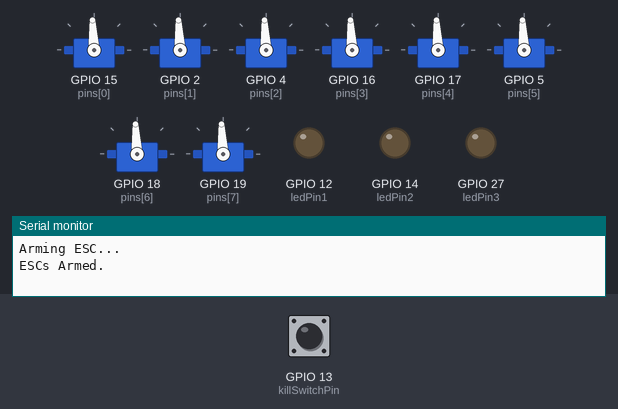
The sketch below on a simulated ESP32. Shown: 8 × servo, output pins drawn as LEDs (lit = HIGH), the last lines printed to the serial monitor. Inputs (shaded band) come from the test bench; at power-on: GPIO 13 (killSwitchPin) LOW.

Above: at 4.7 s.
4.8 s: GPIO 13 (killSwitchPin) pulled HIGH for 3.2 s
At 8.7 s:
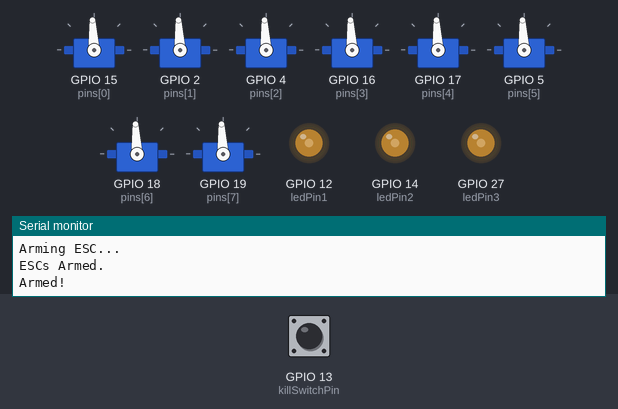
9.5 s: GPIO 13 (killSwitchPin) pulled HIGH for 0.15 s
At 10.6 s:
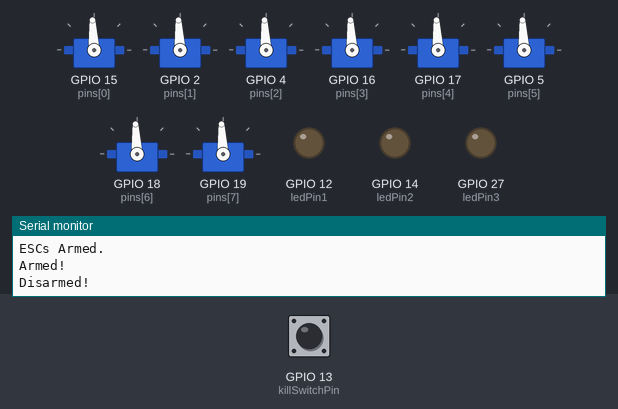
Timing chart, 0 to 12.5 s (numbered marks = the images above; inputs shaded):
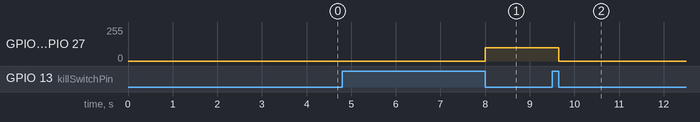

The sketch:

motor_control.ino
```cpp
#include <ESP32Servo.h>
// Define throttle signal values
const int minThrottle = 1100; // Minimum throttle in microseconds (1ms)
const int maxThrottle = 1900; // Maximum throttle in microseconds (2ms)
bool armed = false;

// PWM configuration
int pins[] = {15, 2, 4, 16, 17, 5, 18, 19};
int killSwitchPin = 13;
int ledPin1 = 12;
int ledPin2 = 14;
int ledPin3 = 27;
int max_throttle = 45;

bool lastPressed = false;
long pressTime = 0;

Servo motors[8];

void killSwitch() {
  if (digitalRead(killSwitchPin) == HIGH) {
    if (lastPressed == false ) {
      pressTime = millis();
    }
    lastPressed = true;
  }
  else {
    if (lastPressed == true) {
      if (millis() - pressTime > 3000 && millis() - pressTime < 7000) {
        armed = true;
        Serial.println("Armed!");
      }
      else if (millis() - pressTime > 5 && millis() - pressTime < 300) {
        armed = false;
        Serial.println("Disarmed!");
        for (int i = 0; i < 8; i++)
          motors[i].writeMicroseconds(throttle2pwm(0));
      }
    }
    lastPressed = false;
  }
}

float throttle2pwm(float throttle) {
  return map(throttle, -100, 100, minThrottle, maxThrottle);
}
void escArm() {
  delay(500);
  for (int i = 0; i < 8; i++) {
    motors[i].writeMicroseconds(1500);
  }
  delay(3000);
  for (int i = 0; i < 8; i++) {
    motors[i].writeMicroseconds(1500);
  }
}
void setup() {
  // Initialize PWM for the ESC
  for (int i = 0; i < 8; i++) {
    motors[i] = Servo();
    motors[i].attach(pins[i]);
  }

  Serial.begin(115200);
  Serial.println("Arming ESC...");
  pinMode(killSwitchPin, INPUT_PULLDOWN);
  pinMode(ledPin1, OUTPUT);
  pinMode(ledPin2, OUTPUT);
  pinMode(ledPin3, OUTPUT);
  escArm();
  Serial.println("ESCs Armed.");
  while(Serial.available() > 0){
    Serial.read();
  }

}
const byte numChars = 32;
char receivedChars[numChars];   // an array to store the received data

boolean newData = false;
void recvWithEndMarker() {
    static byte ndx = 0;
    char endMarker = '\n';
    char rc;

    if (Serial.available() > 0) {
        rc = Serial.read();

        if (rc != endMarker) {
            receivedChars[ndx] = rc;
            ndx++;
            if (ndx >= numChars) {
                ndx = numChars - 1;
            }
        }
        else {
            receivedChars[ndx] = '\0'; // terminate the string
            ndx = 0;
            newData = true;
        }
    }
}

float throttle[8];
int currMotor = 0;
void parseNewData(){
    char * strtokIndx; // this is used by strtok() as an index

    strtokIndx = strtok(receivedChars,"<");      // get the first part - the string
    currMotor=atoi(strtokIndx);

    strtokIndx = strtok(NULL, "<");
    throttle[currMotor] = atof(strtokIndx);     // convert this part to a float
    newData = false;
}
void loop() {
  // Check for serial input
  killSwitch();
  if (armed) {
    analogWrite(ledPin1, 100);
    analogWrite(ledPin2, 100);
    analogWrite(ledPin3, 100);
  }
  else {
    analogWrite(ledPin1, 0);
    analogWrite(ledPin2, 0);
    analogWrite(ledPin3, 0);
  }
  recvWithEndMarker();
  if(newData)parseNewData();
  if (armed) {
    for (int i = 0; i < 8; i++) {
      motors[i].writeMicroseconds(throttle2pwm(throttle[i]));
      /*
        Serial.print("sending ");
        Serial.print(throttle2pwm(throttle[i]));
        Serial.print(" to motor ");
        Serial.println(i);
      */
    }
  }
  else {
    for (int i = 0; i < 8; i++) {
      motors[i].writeMicroseconds(1500);
    }
  }
}
```

Measured:
- after the input at 4.8 s, GPIO 12 (ledPin1), GPIO 14 (ledPin2), GPIO 27 (ledPin3): 0/255 → 100/255 after 3.2 s
- after the input at 9.5 s, GPIO 12 (ledPin1), GPIO 14 (ledPin2), GPIO 27 (ledPin3): 100/255 → 0/255 after 0.15 s
